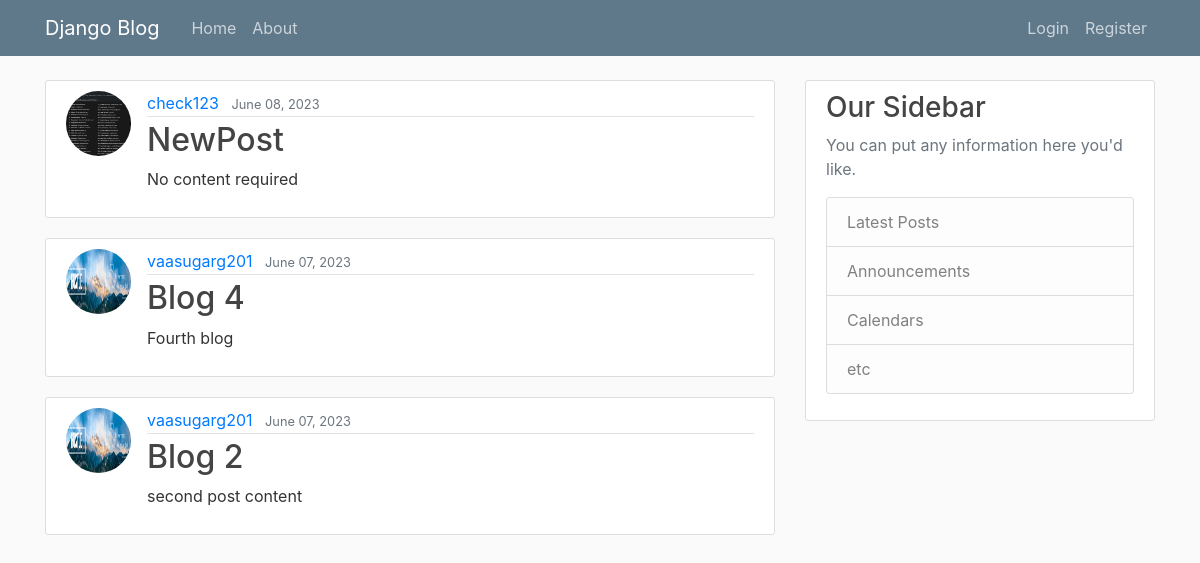
Before: / with the older database file.
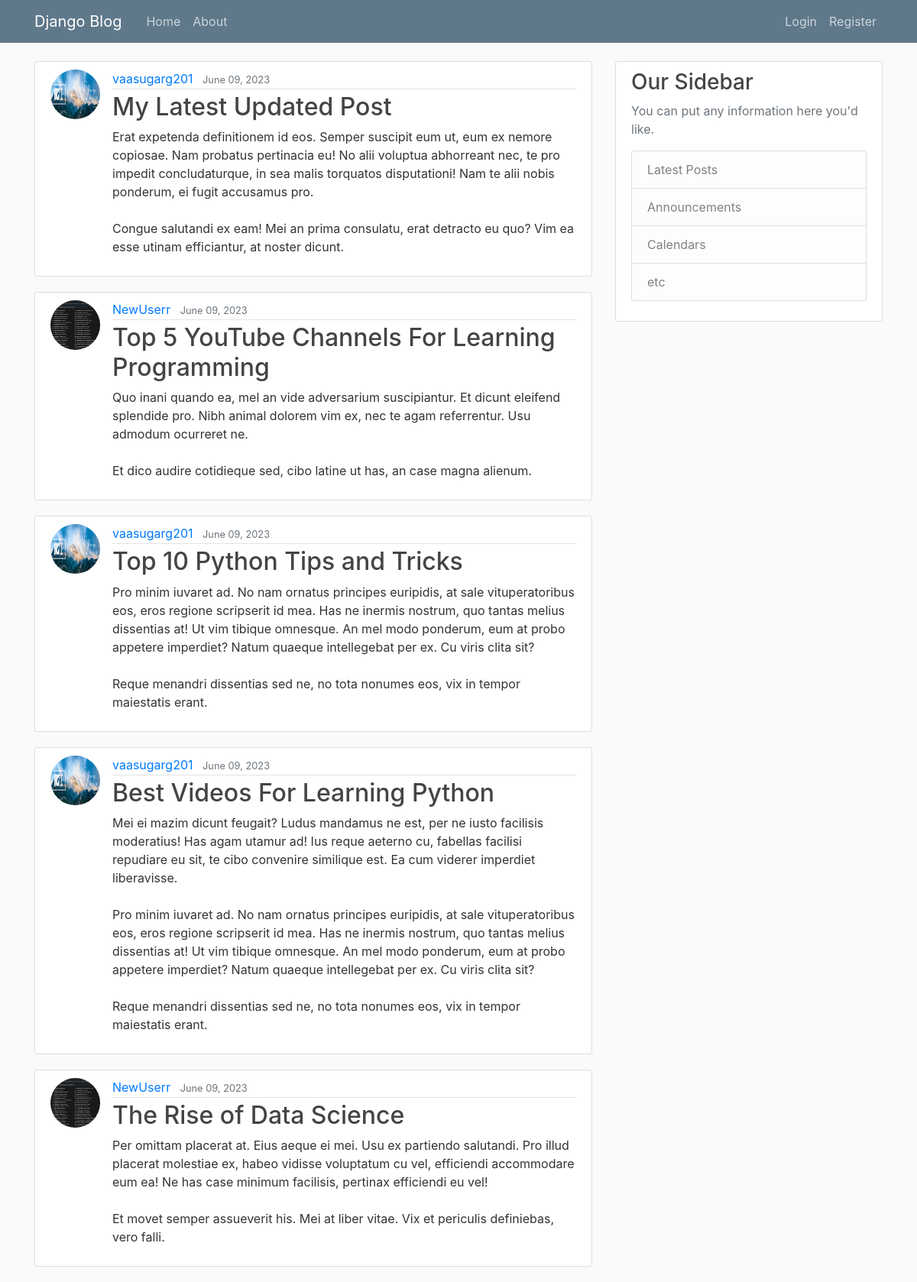
After: the same page with the newer database file.
### blog/models.py (models this page shows, shortened)
class Post(models.Model):
    title = models.CharField(max_length=100)
    content = models.TextField()
    date_posted = models.DateTimeField(default=timezone.now)
    author = models.ForeignKey(User, on_delete=models.CASCADE)

### users/models.py (models this page shows, shortened)
class Profile(models.Model):
    user = models.OneToOneField(User, on_delete=models.CASCADE)
    image = models.ImageField(default='default.png', upload_to='media')

### blog/views.py (the view)
# urls.py: path('', views.PostListView.as_view(), name='blog-home' ),
class PostListView(ListView):
    model = Post
    template_name = "blog/home.html"
    context_object_name = "posts"
    ordering = ["-date_posted"]
    paginate_by = 5

### blog/templates/blog/home.html
{% extends "blog/base.html" %}
{% block content %}
    {% for post in posts %}
        <article class="media content-section">
          <img class="rounded-circle article-img" src="{{ post.author.profile.image.url }}">
          <div class="media-body">
            <div class="article-metadata">
              <a class="mr-2" href="#">{{ post.author }}</a>
              <small class="text-muted">{{ post.date_posted|date:"F d, Y" }}</small>
            </div>
            <h2><a class="article-title" href="#">{{ post.title }}</a></h2>
            <p class="article-content">{{ post.content }}</p>
          </div>
        </article>
    {% endfor %}
{% endblock content %}

Changed rows visible on the page:
no longer on this page (row edited): Post: author.profile.image (placeholder picture), author "check123", date_posted "June 08, 2023", title "NewPost", content "No content required"
no longer on this page (row edited): Post: author.profile.image (picture), author "vaasugarg201", date_posted "June 07, 2023", title "Blog 4", content "Fourth blog"
removed Post: author.profile.image (picture), author "vaasugarg201", date_posted "June 07, 2023", title "Blog 2", content "second post content"
added Post: author.profile.image (picture), author "vaasugarg201", date_posted "June 09, 2023", title "My Latest Updated Post", content "Erat expetenda definitionem id eos. Semper suscipit eum ut, eum ex nemore copiosae. Nam probatus pertinacia eu! No alii voluptua abhorreant nec, te pro impedit concludaturque, in sea malis torquatos disputationi! Nam te alii nobis ponderum, ei fugit accusamus pro. Congue salutandi ex eam! Mei an prima consulatu, erat detracto eu quo? Vim ea esse utinam efficiantur, at noster dicunt."
added Post: author.profile.image (placeholder picture), author "NewUserr", date_posted "June 09, 2023", title "Top 5 YouTube Channels For Learning Programming", content "Quo inani quando ea, mel an vide adversarium suscipiantur. Et dicunt eleifend splendide pro. Nibh animal dolorem vim ex, nec te agam referrentur. Usu admodum ocurreret ne. Et dico audire cotidieque sed, cibo latine ut has, an case magna alienum."
added Post: author.profile.image (picture), author "vaasugarg201", date_posted "June 09, 2023", title "Top 10 Python Tips and Tricks", content "Pro minim iuvaret ad. No nam ornatus principes euripidis, at sale vituperatoribus eos, eros regione scripserit id mea. Has ne inermis nostrum, quo tantas melius dissentias at! Ut vim tibique omnesque. An mel modo ponderum, eum at probo appetere imperdiet? Natum quaeque intellegebat per ex. Cu viris clita sit? Reque menandri dissentias sed ne, no tota nonumes eos, vix in tempor maiestatis erant."
added Post: author.profile.image (picture), author "vaasugarg201", date_posted "June 09, 2023", title "Best Videos For Learning Python", content "Mei ei mazim dicunt feugait? Ludus mandamus ne est, per ne iusto facilisis moderatius! Has agam utamur ad! Ius reque aeterno cu, fabellas facilisi repudiare eu sit, te cibo convenire similique est. Ea cum viderer imperdiet liberavisse. Pro minim iuvaret ad. No nam ornatus principes euripidis, at sale vituperatoribus eos, eros regione scripserit id mea. Has ne inermis nostrum, quo tantas melius dissentias at! Ut vim tibique omnesque. An mel modo ponderum, eum at probo appetere imperdiet? Natum quaeque intellegebat per ex. Cu viris clita sit? Reque menandri dissentias sed ne, no tota nonumes eos, vix in tempor maiestatis erant."
added Post: author.profile.image (placeholder picture), author "NewUserr", date_posted "June 09, 2023", title "The Rise of Data Science", content "Per omittam placerat at. Eius aeque ei mei. Usu ex partiendo salutandi. Pro illud placerat molestiae ex, habeo vidisse voluptatum cu vel, efficiendi accommodare eum ea! Ne has case minimum facilisis, pertinax efficiendi eu vel! Et movet semper assueverit his. Mei at liber vitae. Vix et periculis definiebas, vero falli."
